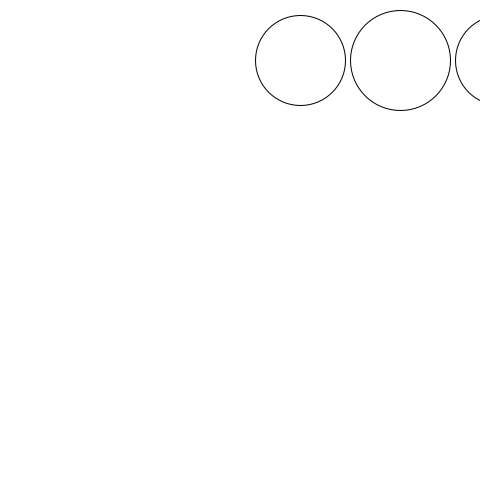
Frame 1 (no input)
Frame 60 (the mouse pressed at the canvas centre just before this capture): identical to frame 1, image omitted
Frame 120 (the mouse held since frame 60 and released just before this capture): identical to frame 1, image omitted

The Processing sketch that drew this single still picture (run headless with seeded random() and noise(); from frame 60 on, the mouse is pressed at the canvas centre):

// Processing sketch: week3_3_1_Custom_Complex_Shapes
// ── week3_3_1_Custom_Complex_Shapes.pde
int y = 60;
int d = 90;
int xPos = 300;

// Drawing custom shape
void setup() {
  size(480, 480);
  
}

void draw() {
  background(255);
  
  ellipse(xPos, y, d, d);    // Left
  ellipse(xPos + 100, y, d+10, d+10);  // Middle
  ellipse(xPos + 200, y, d, d);  // Right
}
